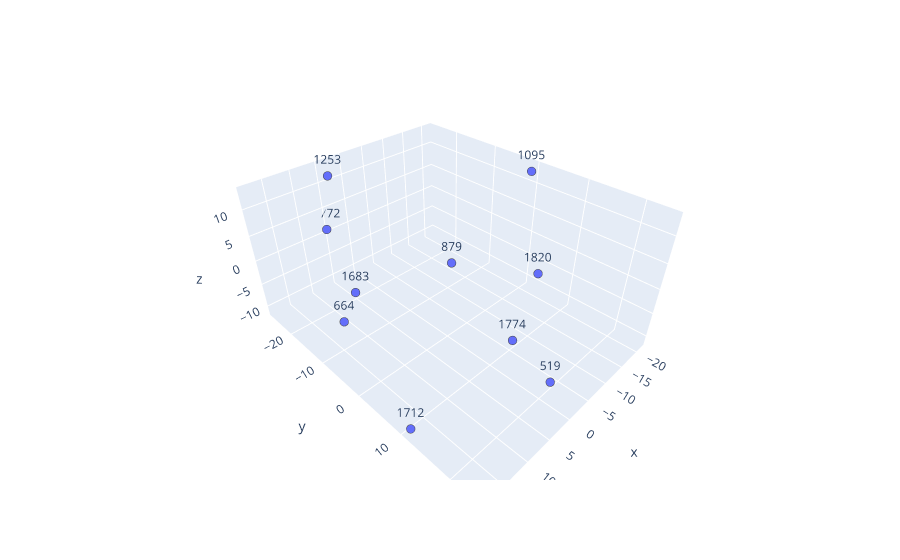

Source (notebook cell):
### Markdown cell above
Now let's select randomly a few sentences to display

### Code cell
# Select ranomly the sentences
embed_idxs = np.random.choice(np.arange(len(tsne_embedding)), 10)
sent_idxs = np.arange(0, len(sentences), 300)[embed_idxs]

# Plot the selected sentences
fig = px.scatter_3d(x=x[embed_idxs], y=y[embed_idxs], z=z[embed_idxs], text=embed_idxs)
fig.update_traces(marker=dict(size=3,line=dict(width=2)))
fig.show()

### Figure 1 — Plotly figure (JSON) as saved in the notebook; plotly's stock layout.template omitted (floating-point values rounded to 4 significant figures)
{"data": [{"hovertemplate": "x=%{x}<br>y=%{y}<br>z=%{z}<br>text=%{text}<extra></extra>", "legendgroup": "", "marker": {"color": "#636efa", "line": {"width": 2}, "size": 3, "symbol": "circle"}, "mode": "markers+text", "name": "", "scene": "scene", "showlegend": false, "text": [664, 1253, 1095, 1820, 1712, 1683, 879, 519, 1774, 1772], "type": "scatter3d", "x": [14.62, 5.895, -21.24, -18.14, 18.05, 14.13, -0.9979, 4.657, 5.783, 5.684], "y": [-9.224, -22.45, -0.5544, 5.325, 10.69, -5.367, -0.03067, 24.05, 18.15, -25.96], "z": [-5.414, 13.24, 12.39, -4.977, -11.31, 2.48, 3.13, -1.601, 2.751, 1.301]}], "layout": {"legend": {"tracegroupgap": 0}, "margin": {"t": 60}, "scene": {"domain": {"x": [0, 1], "y": [0, 1]}, "xaxis": {"title": {"text": "x"}}, "yaxis": {"title": {"text": "y"}}, "zaxis": {"title": {"text": "z"}}}}}
